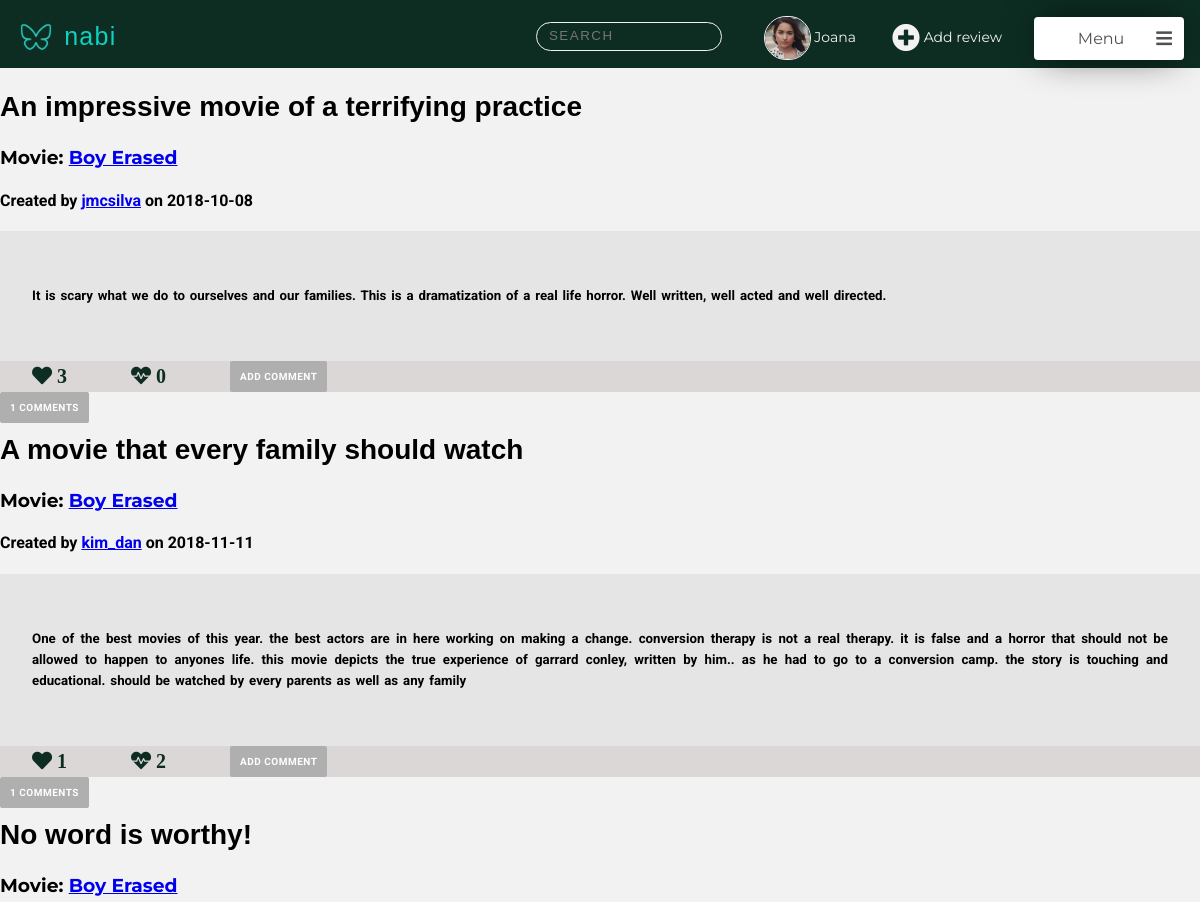
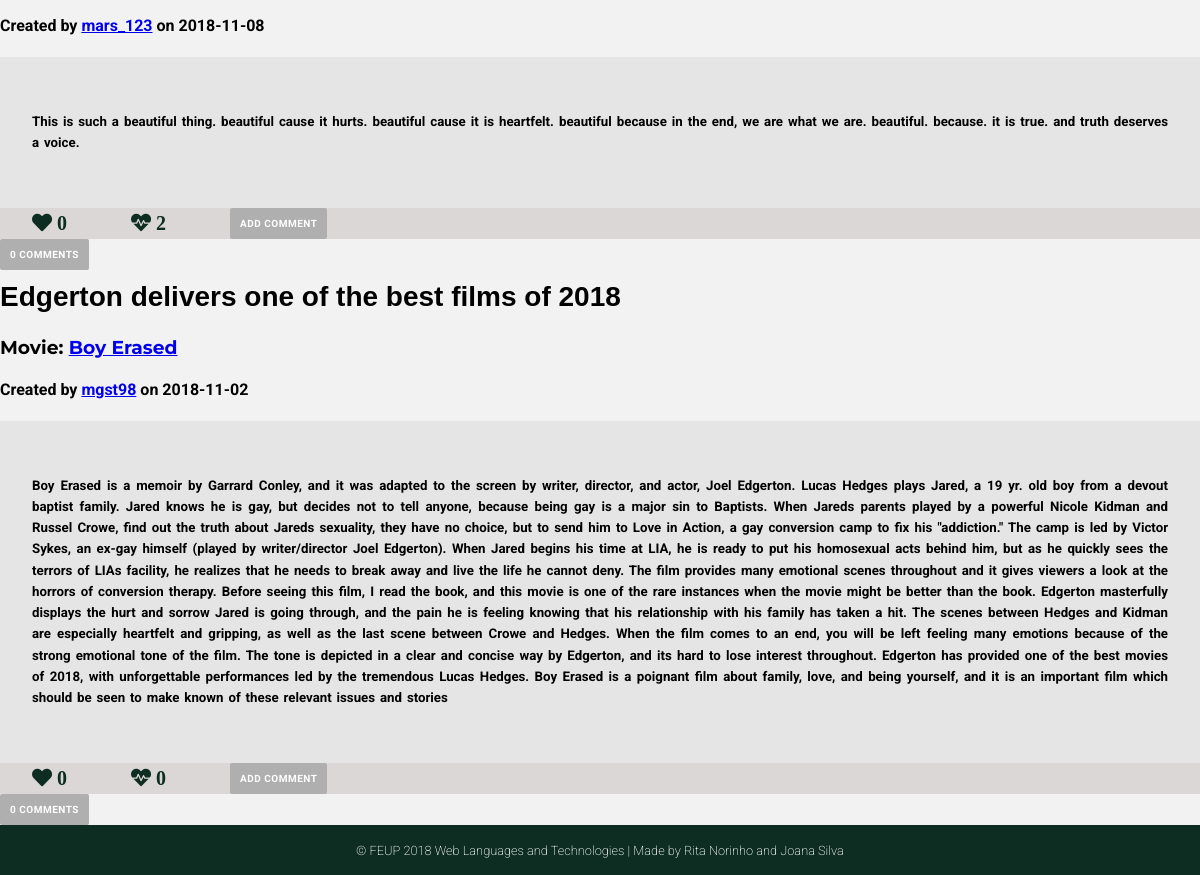
The page /pages/reviews.php?movie_id=6 (signed in) on the database its author committed (2 pictures, top to bottom).
### tables this page shows
CREATE TABLE User (
    ID        INTEGER PRIMARY KEY AUTOINCREMENT,
    FirstName STRING NOT NULL,
    LastName  STRING NOT NULL,
    Username  STRING UNIQUE NOT NULL,
    Gender    STRING NOT NULL,
    Birthday  DATE NOT NULL,
    Country   STRING NOT NULL,
    Email     STRING UNIQUE NOT NULL,
    Password  CHAR (256) NOT NULL,  
    Photo     STRING DEFAULT "default.jpg",
    Points    INTEGER
    
);

CREATE TABLE Review (
    ID          INTEGER PRIMARY KEY AUTOINCREMENT,
    Title       STRING  NOT NULL,
    UserID      INTEGER REFERENCES User(ID) ON DELETE CASCADE,
    MovieID     INTEGER REFERENCES Movie(ID) ON DELETE CASCADE,
    ReviewDate  DATE NOT NULL,
    Description STRING NOT NULL
    
);

### pages/reviews.php (called while the page is built, shortened)
<?php
    include_once('../templates/common/tpl_header.php');
    include_once('../templates/common/tpl_footer.php');
    include_once('../templates/common/tpl_nav_bar.php');
    include_once('../templates/tpl_draw_reviews.php');
    include_once('../templates/tpl_all_Xmovie_reviews.php');
    include_once('../database/db_reviews.php');
    include_once('../database/db_user.php');
    $movieID = $_GET['movie_id'];
    $all_reviews= getAllReviewsMovie($movieID);
    foreach ($all_reviews as $k => $review){
        $all_reviews[$k]['MovieName'] = getMovieName($review['MovieID']);
        $all_reviews[$k]['UserName'] = getUsername($review['UserID']);
        $all_reviews[$k]['NumberComments']=getNumberComments($review['ID']);
        $all_reviews[$k]['Heart'] = getLikesReview($review['ID']);
        $all_reviews[$k]['Dislike'] = getDislikesReview($review['ID']);
        $all_reviews[$k]['Comments']=getCommentsReview($review['ID']);
        foreach($all_reviews[$k]['Comments'] as $j => $comment){
            $all_reviews[$k]['Comments'][$j]['Username']=getUsername($comment['UserID']);
            $all_reviews[$k]['Comments'][$j]['Likes']=getLikesComment($comment['ID']);
            $all_reviews[$k]['Comments'][$j]['Dislikes']=getDislikesComment($comment['ID']);
        }
    }
    $userinfo = getUserInfo($_SESSION['username']);
    $allMovies=getAllMovies();
    $allReviews=getAllReviews();
    $allMoviesAndReviews = array('movies'=> $allMovies,'reviews'=>$allReviews);
    draw_all_Xmovie_reviews($all_reviews,  $userinfo, $allMoviesAndReviews);
    ?>

### database/db_user.php (called while the page is built, shortened)
<?php
  function getID($username) {
    $db = Database::instance()->db();
    try {
      $stmt = $db->prepare('SELECT ID FROM User WHERE username = ?');
      $stmt->execute(array($username));
      if($row = $stmt->fetch()){
        return $row['ID'];
      }
    }catch(PDOException $e) {
      return -1;
    }
  }
  function getUserFirstName($username) {
    $db = Database::instance()->db();
    try {
    $stmt = $db->prepare('SELECT FirstName FROM User WHERE username = ?');
    $stmt->execute(array($username));
    if($row = $stmt->fetch()){
      return $row['FirstName'];
    }
    }catch(PDOException $e) {
      return -1;
    }
  }
?>

### database/db_reviews.php (called while the page is built, shortened)
<?php
function getAllReviewsMovie($movieId){
    try{
        $db = Database::instance()->db();
        $stmt = $db->prepare('SELECT * FROM Review WHERE MovieID = ?');
        $stmt->execute(array($movieId));
        $allReviews= $stmt->fetchAll();
        return $allReviews;
    }catch(PDOException $e) {
        return -1;
    }
}
?>

### templates/tpl_draw_reviews.php (the view, shortened to what this page needs)
<body>
    <?php function draw_reviews($reviews){?>
    <?php foreach($reviews as $review){?>
        <article data-id="<?=$review['ID']?>" user-id="<?=$review['UserID']?>">
        <div class="review_info">
             <h2><?=$review['Title']?> </h2>
            <h3> Movie: <a href="movie.php?movie_id=<?php echo htmlentities($review['MovieID'])?>"><?=$review['MovieName']?></a> </h3>
            <h4> Created by
            <a href="profile.php?username=<?php echo htmlentities($review['UserName'])?>"><?=$review['UserName']?></a>
            on <?=$review['ReviewDate']?></h4>
        </div>
        <div class="review_content">
            <h5><?=$review['Description']?></h5>
        </div>
        <div class="review_options">
            <ul class="review_nav">
              <li>
                <div class="likes">
                    <span id="review_likes" class="fas fa-heart" >
                    <?=$review['Heart']?></span>
                </div>
              </li>
              <li>
                <div class="dislikes">
                    <span id="review_dislikes" class="fas fa-heartbeat">
                    <?=$review['Dislike']?></span>
                </div>
              </li>
              <li>
              <input type="button"  name="addComment" value="Add Comment">
              </li>
             </ul>
        </div>
         <div class="comments">
         <input type="button" value="<?=$review['NumberComments']?> Comments">
            <br>
        </div>
        </article>
        <?php }?>
    <?php }?>

### templates/common/tpl_nav_bar.php (shortened to what this page needs)
<?php function draw_nav($userinfo,$allMoviesAndReviews){ ?>
<ul class="feed_nav">
<li>
<div class="nav_logo">
 <a href="main_page.php"><p>  <img src="../assets/mininabi.png" alt="Nabi logo (butterfly)" width="40" height="40"> nabi </p> </a>
</div>
</li>
<li>
<div class="search_container">
   <input class="search_input" type="text" onkeyup="searchFunction()" placeholder="Search">
</div>
</li>
<li>  <a class="profile_nav_btn" href="profile.php">
<?php if(!(file_exists("../assets/profilePhotos/".getID($_SESSION['username']).".jpg"))){ ?>
   <img src="../assets/profilePhotos/default.jpg" width="100" height="100" alt="profile avatar">
<?php } else{ ?>
   <img src="../assets/profilePhotos/<?=getID($_SESSION['username'])?>.jpg" width="100" height="100" alt="profile avatar">
<?php } ?>
<?php echo htmlentities(getUserFirstName($_SESSION['username'])) ?>
</a> </li>
<li> <a class="add_review_btn" onclick="openBox('Add Review')"> <span class="fas fa-plus-circle"></span> Add review </a> </li>
<li>
<div class="menu">
   <div class="title" onclick="show_dropdown_menu()"> Menu <span class="fa fa-bars"></span> <div class="arrow"> </div> </div>
</div>
</li>
</ul>
<?php } ?>

### css/style.css (style rules this page uses)
html { height:100% ; padding:0; margin:0; width: 100%; }
body { margin: 0 auto; height:100% ; width: 100%; font-family: 'Roboto', sans-serif; --bg-color-dark: #0D2D22; --bg-color-light: #0ED1C1; --panel-color: #FFFFFF; --logo-font-color: #00311D; --input-color: #f2f2f2; --bg-color-nav:rgba(14, 209, 193, 0.548); --bg-color-sidenav:rgba(177, 171, 171, 0.932); --color-buttons:rgb(175, 175, 175); background-image: url('../assets/background.jpg'); background-position: center; background-attachment: fixed; background-repeat: no-repeat; background-size: cover; }
.profile_header p, .feed_header p, .movie_header p, .about_header p { text-align: left; font-family: 'Candara',sans-serif; font-size: 25px; margin: 0; letter-spacing: 0.05em; color: var(--bg-color-light); padding: 0; margin-right: 0; }
.profile_header p img, .feed_header p img, .movie_header p img, .about_header p img { vertical-align: middle; }
.edit_profile a , .Reviews p a,.Reviews p button, .upload_photo .file_btn, .upload_photo input[type="submit"], .Reviews input[type="submit"], .edit_profile input[type="submit"], .comments input[type="submit"], .popup input[type="submit"], .popup input[type="button"], .review_options input[type="button"], .movie_info a, .comments input[type="button"] { float: right; letter-spacing: 0.05em; font-family: 'Roboto','sans-serif'; text-transform: uppercase; text-decoration: none; font-weight: bold; background: var(--color-buttons); padding: 10px; color: var(--panel-color); font-size: 10px; border-radius: 2px; }
.search_container { width: 160px; margin: 0; float: right; margin-right: 2em; margin-bottom: 0.2em; font-family: 'Raleway', sans-serif; }
.search_input { width: 100%; padding:4.5px 12px; background-color: transparent; transition: transform 250ms ease-in-out; font-size: 12x; line-height: 18px; color: var(--input-color); background-color: transparent; background-image: url(http://mihaeltomic.com/codepen/input-search/ic_search_black_24px.svg); background-repeat: no-repeat; background-size: 16px 16px; background-position: 95% center; border-radius: 50px; border: 1px solid var(--input-color); transition: all 250ms ease-in-out; backface-visibility: hidden; transform-style: preserve-3d; }
.search_input::placeholder { color: color(#7e7e7c8f a(0.8)); text-transform: uppercase; letter-spacing: 1.5px; }
.review_info h2 { font-family: 'Candara', sans-serif; font-weight: bold; font-size: 28px; }
.review_info h3 { font-family: 'Montserrat', sans-serif; }
.review_content { margin: 0; font-family: 'Roboto', sans-serif; background-color: #d8d5d579; font-size: 16px; font-weight: 200; word-spacing: 0.1em; padding: 2em; line-height: 1.6; text-align: justify; }
.review_options { background-color: #c0b8b879; }
.feed_nav { display: flex; margin: 0; padding: 0; justify-content: flex-start; align-items: center; }
.feed_nav li { text-decoration: none; display: block; padding: 1em; color: var(--input-color); padding-bottom: 0.5em; min-width: 100px; }
.feed_nav :first-child { flex-grow: 1; }
.nav_logo a:link { text-decoration: none; }
a.profile_nav_btn img { width:3.2em; height: 3em; object-fit: cover; border: 1px solid var(--input-color); border-radius: 5em; vertical-align: middle; }
.profile_nav_btn, .add_review_btn { text-decoration: none; font-family: 'Montserrat', sans-serif; font-size: 14px; color: var(--input-color);; }
.add_review_btn span { font-size: 2em; text-decoration: none; color: var(--input-color); vertical-align: middle; }
.menu { width:150px; cursor:pointer; z-index: 1; font-family: 'Montserrat', sans-serif; padding:0; margin-bottom: 0; }
.title { width:100%; box-sizing:border-box; background:#fff; padding:12px; border-radius:4px; position:relative; box-shadow:0 0 40px -10px #000; color:#505050; }
.menu span { float:right; font-size:18px; }
.review_nav { display: flex; margin: 0; padding: 0; justify-content:flex-start; align-items: center; }
.review_options input[type="button"] { border: none; }
.review_nav li { text-decoration: none; display: block; padding-right: 2em; padding-left: 2em; }
#review_likes, #review_dislikes { font-size: 20px; color: var(--bg-color-dark); }
.comments input[type="button"] { float: left; border: none; }

### rows shown on the page
user: FirstName "Joana"
review: Title "An impressive movie of a terrifying practice", MovieName "Boy Erased", UserName "jmcsilva", ReviewDate "2018-10-08", Description "It is scary what we do to ourselves and our families. This is a dramatization of a real life horror. Well written, well acted and well directed.", Heart "3", Dislike "0"
review: Title "A movie that every family should watch", MovieName "Boy Erased", UserName "kim_dan", ReviewDate "2018-11-11", Description "One of the best movies of this year. the best actors are in here working on making a change. conversion therapy is not a real therapy. it is false and a horror that should not be allowed to happen to anyones life. this movie depicts the true experience of garrard conley, written by him.. as he had to go to a conversion camp. the story is touching and educational. should be watched by every parents as well as any family", Heart "1", ID "2"
review: Title "No word is worthy!", MovieName "Boy Erased", UserName "mars_123", ReviewDate "2018-11-08", Description "This is such a beautiful thing. beautiful cause it hurts. beautiful cause it is heartfelt. beautiful because in the end, we are what we are. beautiful. because. it is true. and truth deserves a voice.", Heart "0", Dislike "2"
review: Title "Edgerton delivers one of the best films of 2018", MovieName "Boy Erased", UserName "mgst98", ReviewDate "2018-11-02", Description "Boy Erased is a memoir by Garrard Conley, and it was adapted to the screen by writer, director, and actor, Joel Edgerton. Lucas Hedges plays Jared, a 19 yr. old boy from a devout baptist family. Jared knows he is gay, but decides not to tell anyone, because being gay is a major sin to Baptists. When Jareds parents played by a powerful Nicole Kidman and Russel Crowe, find out the truth about Jareds sexuality, they have no choice, but to send him to Love in Action, a gay conversion camp to fix his \"addiction.\" The camp is led by Victor Sykes, an ex-gay himself (played by writer/director Joel Edgerton). When Jared begins his time at LIA, he is ready to put his homosexual acts behind him, but…", Heart "0", Dislike "0"
